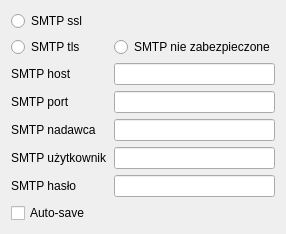
      <widget class="QWidget" name="tab_5">
       <attribute name="icon">
        <iconset resource="res/resources.qrc">
         <normaloff>:/settings-gears.png</normaloff>:/settings-gears.png</iconset>
       </attribute>
       <attribute name="title">
        <string>Ustawienia aplikacji</string>
       </attribute>
       <layout class="QFormLayout" name="formLayout_7">
        <item row="0" column="0" colspan="2">
         <layout class="QFormLayout" name="formLayout_6">
          <item row="1" column="0">
           <widget class="QRadioButton" name="settings_smtpssl">
            <property name="text">
             <string>SMTP ssl</string>
            </property>
           </widget>
          </item>
          <item row="2" column="0">
           <widget class="QRadioButton" name="settings_smtptls">
            <property name="text">
             <string>SMTP tls</string>
            </property>
           </widget>
          </item>
          <item row="2" column="1">
           <widget class="QRadioButton" name="settings_smtpnotsecure">
            <property name="text">
             <string>SMTP nie zabezpieczone</string>
            </property>
           </widget>
          </item>
          <item row="3" column="0">
           <widget class="QLabel" name="label_23">
            <property name="text">
             <string>SMTP host</string>
            </property>
           </widget>
          </item>
          <item row="3" column="1">
           <widget class="QLineEdit" name="settings_smtphost"/>
          </item>
          <item row="4" column="0">
           <widget class="QLabel" name="label_24">
            <property name="text">
             <string>SMTP port</string>
            </property>
           </widget>
          </item>
          <item row="4" column="1">
           <widget class="QLineEdit" name="settings_smtpport"/>
          </item>
          <item row="5" column="0">
           <widget class="QLabel" name="label_25">
            <property name="text">
             <string>SMTP nadawca</string>
            </property>
           </widget>
          </item>
          <item row="5" column="1">
           <widget class="QLineEdit" name="settings_smtpsender"/>
          </item>
          <item row="6" column="0">
           <widget class="QLabel" name="label_22">
            <property name="text">
             <string>SMTP użytkownik</string>
            </property>
           </widget>
          </item>
          <item row="6" column="1">
           <widget class="QLineEdit" name="settings_smtpuser"/>
          </item>
          <item row="7" column="0">
           <widget class="QLabel" name="label_26">
            <property name="text">
             <string>SMTP hasło</string>
            </property>
           </widget>
          </item>
          <item row="7" column="1">
           <widget class="QLineEdit" name="settings_smtppassword">
            <property name="inputMask">
             <string/>
            </property>
            <property name="echoMode">
             <enum>QLineEdit::Password</enum>
            </property>
            <property name="placeholderText">
             <string/>
            </property>
            <property name="clearButtonEnabled">
             <bool>false</bool>
            </property>
           </widget>
          </item>
          <item row="8" column="0">
           <widget class="QCheckBox" name="settings_autosave">
            <property name="text">
             <string>Auto-save</string>
            </property>
           </widget>
          </item>
         </layout>
        </item>
       </layout>
      </widget>
